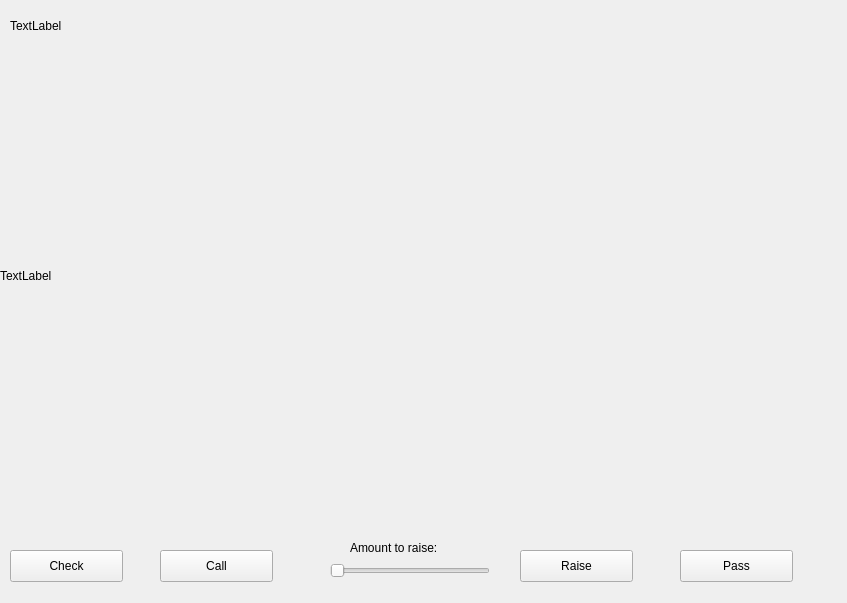
<?xml version="1.0" encoding="UTF-8"?>
<ui version="4.0">
 <class>MainWindow</class>
 <widget class="QMainWindow" name="MainWindow">
  <property name="geometry">
   <rect>
    <x>0</x>
    <y>0</y>
    <width>847</width>
    <height>603</height>
   </rect>
  </property>
  <property name="windowTitle">
   <string>MainWindow</string>
  </property>
  <widget class="QWidget" name="centralwidget">
   <widget class="QLabel" name="table_pixmap">
    <property name="geometry">
     <rect>
      <x>0</x>
      <y>50</y>
      <width>861</width>
      <height>451</height>
     </rect>
    </property>
    <property name="text">
     <string>TextLabel</string>
    </property>
    <property name="scaledContents">
     <bool>true</bool>
    </property>
   </widget>
   <widget class="QLabel" name="pot_label">
    <property name="geometry">
     <rect>
      <x>10</x>
      <y>10</y>
      <width>101</width>
      <height>31</height>
     </rect>
    </property>
    <property name="text">
     <string>TextLabel</string>
    </property>
   </widget>
   <widget class="QSlider" name="raise_slider">
    <property name="geometry">
     <rect>
      <x>330</x>
      <y>560</y>
      <width>160</width>
      <height>22</height>
     </rect>
    </property>
    <property name="orientation">
     <enum>Qt::Horizontal</enum>
    </property>
   </widget>
   <widget class="QPushButton" name="check_button">
    <property name="geometry">
     <rect>
      <x>10</x>
      <y>550</y>
      <width>113</width>
      <height>32</height>
     </rect>
    </property>
    <property name="text">
     <string>Check</string>
    </property>
   </widget>
   <widget class="QPushButton" name="call_button">
    <property name="geometry">
     <rect>
      <x>160</x>
      <y>550</y>
      <width>113</width>
      <height>32</height>
     </rect>
    </property>
    <property name="text">
     <string>Call</string>
    </property>
   </widget>
   <widget class="QPushButton" name="raise_button">
    <property name="geometry">
     <rect>
      <x>520</x>
      <y>550</y>
      <width>113</width>
      <height>32</height>
     </rect>
    </property>
    <property name="text">
     <string>Raise</string>
    </property>
   </widget>
   <widget class="QPushButton" name="pass_button">
    <property name="geometry">
     <rect>
      <x>680</x>
      <y>550</y>
      <width>113</width>
      <height>32</height>
     </rect>
    </property>
    <property name="text">
     <string>Pass</string>
    </property>
   </widget>
   <widget class="QLabel" name="label">
    <property name="geometry">
     <rect>
      <x>350</x>
      <y>540</y>
      <width>131</width>
      <height>16</height>
     </rect>
    </property>
    <property name="text">
     <string>Amount to raise:</string>
    </property>
   </widget>
  </widget>
 </widget>
 <resources/>
 <connections/>
</ui>
